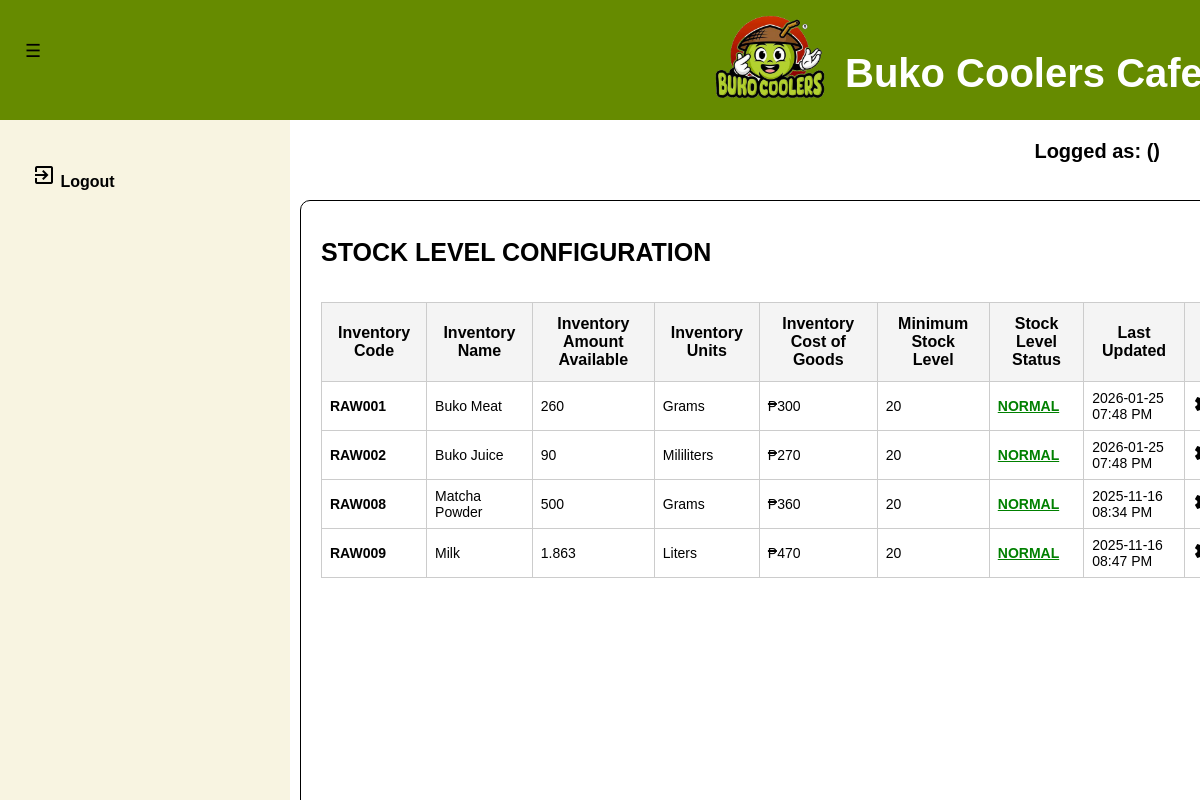
Page /stock_level_config_view.php on the committed database.
### tables this page shows
CREATE TABLE `tbl_inventory` (
  `PK_INVENTORY_ITEM` int(11) NOT NULL,
  `INVENTORY_ITEM_CODE` varchar(10) NOT NULL,
  `INVENTORY_ITEM_NAME` varchar(80) NOT NULL,
  `INVENTORY_ITEM_AMOUNT` float NOT NULL,
  `INVENTORY_ITEM_UNITS` varchar(80) NOT NULL,
  `INVENTORY_ITEM_STOCK_MIN` int(11) NOT NULL DEFAULT 20,
  `INVENTORY_ITEM_COG` int(11) NOT NULL,
  `INVENTORY_ITEM_EXP` date NOT NULL,
  `INVENTORY_ITEM_TIMESTAMP` datetime NOT NULL DEFAULT current_timestamp(),
  `STATUS_INVENTORY_ITEM` varchar(25) NOT NULL DEFAULT 'ACTIVE'
);

### stock_level_config_view.php (the view, shortened to what this page needs)
<?php
    include ('database_connection.php');
    $inventory_search = "SELECT PK_INVENTORY_ITEM, INVENTORY_ITEM_CODE, INVENTORY_ITEM_NAME, SUM(INVENTORY_ITEM_AMOUNT) AS 'INVENTORY_ITEM_AMOUNT', INVENTORY_ITEM_UNITS, INVENTORY_ITEM_STOCK_MIN, INVENTORY_ITEM_COG, DATE_FORMAT(DATE_ADD(INVENTORY_ITEM_TIMESTAMP, INTERVAL 8 HOUR), '%Y-%m-%d %r') AS 'INVENTORY_ITEM_TIMESTAMP' FROM tbl_inventory WHERE STATUS_INVENTORY_ITEM = 'ACTIVE' GROUP BY INVENTORY_ITEM_CODE, INVENTORY_ITEM_NAME";
    $exec_showinventory = mysqli_query($databaseconn, $inventory_search);
?>
<!DOCTYPE html>
    <html lang="en">
    <head>
        <link rel="stylesheet" type="text/css" href="styles/dashboard.css">
        <link rel="stylesheet" type="text/css" href="styles/viewdata_style.css">
        <link rel="stylesheet" type="text/css" href="styles/dashboard_style.css">
    </head>
    <body>
        <div class="main_container">
            <header>
                <div id="navleft" class="show_navleft">
                    <span class="toggle-btn" onclick="toggleNav()">&#9776;</span>
                </div>
                <div class="header-content">
                    <div class="header-left">
                        <img src="templates/designs/logo_nonbg.png" alt="Buko Coolers Logo" class="logo">
                        <h1>Buko Coolers Cafe</h1>
                    </div>
                </div>
            </header>
            <div id="sidenav" class="side_nav">
                <a href="logout_action.php" onclick="return confirm('Are you sure do you want to logout?');"><i class="material-icons">exit_to_app</i> Logout</a>
            </div>
        </div>
        <div class="form_container">
            <h1>STOCK LEVEL CONFIGURATION</h1>
            <div class="table_container_nouppr">
                <div style="overflow-y: auto; height: 470px;">
                    <table class="dataview">
                        <thead>
                            <tr>
                                <th>Inventory Code</th>
                                <th>Inventory Name</th>
                                <th>Inventory Amount Available</th>
                                <th>Inventory Units</th>
                                <th>Inventory Cost of Goods</th>
                                <th>Minimum Stock Level</th>
                                <th>Stock Level Status</th>
                                <th>Last Updated</th>
                                <th>Stock Level Setting</th>
                            </tr>
                        </thead>
                        <tbody id="table_body">
                            <tr>
                                <?php
                                    if (mysqli_num_rows($exec_showinventory) > 0) {
                                        while($row = mysqli_fetch_assoc($exec_showinventory)){
                                            $ret_inventory_id = $row['PK_INVENTORY_ITEM'];
                                            $ret_inventory_code = $row['INVENTORY_ITEM_CODE'];
                                            $ret_inventory_name = $row['INVENTORY_ITEM_NAME'];
                                            $ret_inventory_amt = $row['INVENTORY_ITEM_AMOUNT'];
                                            $ret_inventory_units = $row['INVENTORY_ITEM_UNITS'];
                                            $ret_inventory_min = $row['INVENTORY_ITEM_STOCK_MIN'];
                                            $ret_inventory_cog = $row['INVENTORY_ITEM_COG'];
                                            $ret_inventory_datetime = $row['INVENTORY_ITEM_TIMESTAMP'];
                                            $date_format_convert = date_create($ret_inventory_datetime);
                                            $format_date = date_format($date_format_convert, "Y-m-d");
                                            $time_format_convert = date_create($ret_inventory_datetime);
                                            $format_time = date_format($time_format_convert, "h:i A");
                                            $warning_value = 0.2;
                                            $warning_stock_parameter = $ret_inventory_min + ($ret_inventory_min * $warning_value);
                                            if (fmod($warning_stock_parameter, 1) !== 0.0){
                                                $warning_stock = intval($warning_stock_parameter) + 1;
                                            } else {
                                                $warning_stock = intval($warning_stock_parameter);
                                            }
                                            echo "<tr>";
                                            echo "<td><b>$ret_inventory_code</b></td>";
                                            echo "<td>$ret_inventory_name</td>";
                                            if ($ret_inventory_amt >= 1000 && $ret_inventory_units === "Mililiters"){
                                                $conv_unit_ml = $ret_inventory_amt / 1000;
                                                echo "<td>$conv_unit_ml</td>";
                                            } else if ($ret_inventory_amt >= 1000 && $ret_inventory_units === "Grams") {
                                                $conv_unit_gram = $ret_inventory_amt * 0.001;
                                                echo "<td>$conv_unit_gram</td>";
                                            } else {
                                                echo "<td>$ret_inventory_amt</td>";
                                            }
                                            if ($ret_inventory_amt >= 1000 && $ret_inventory_units === "Mililiters"){
                                                echo "<td>Liters</td>";
                                            } else if ($ret_inventory_amt >= 1000 && $ret_inventory_units === "Grams") {
                                                echo "<td>Kilograms</td>";
                                            } else {
                                                if ($ret_inventory_units === "Grams"){
                                                    echo "<td>Grams</td>";
                                                } else if ($ret_inventory_units === "Mililiters") {
                                                    echo "<td>Mililiters</td>";
                                                } else if ($ret_inventory_units === "Piece") {
                                                    echo "<td>Piece</td>";
                                                }
                                            }
                                            echo "<td>₱" . $ret_inventory_cog . "</td>";
                                            echo "<td>$ret_inventory_min</td>";
                                            if ($ret_inventory_amt <= $ret_inventory_min){
                                                echo "<td style='color: red; font-weight: bold; text-decoration: underline;'>CRITICAL</td>";
                                                $notif_title = "Critical Stock Level Reminder";
                                                $notif_info = $ret_inventory_code . " " . $ret_inventory_name . " has reached its critical threshold of " . $ret_inventory_min . " " . $ret_inventory_units . ".
                                                The current available stock is " . $ret_inventory_amt . " " . $ret_inventory_units . ". Please take appropriate action to avoid insufficient stock of inventory material.";
                                                $notif_title_esc = mysqli_real_escape_string($databaseconn, $notif_title);
                                                $notif_info_esc = mysqli_real_escape_string($databaseconn, $notif_info);
                                                $check_exist_notif = "SELECT * FROM tbl_notifications WHERE NOTIF_TITLE = '$notif_title_esc' AND NOTIF_INFO = '$notif_info_esc'";
                                                $execute_check_notif = mysqli_query($databaseconn, $check_exist_notif);
                                                if (mysqli_num_rows($execute_check_notif) == 0){
                                                    $notif_query = "INSERT INTO tbl_notifications (NOTIF_TITLE, NOTIF_INFO) VALUES ('{$notif_title}','{$notif_info}')";
                                                    $execute_notif = mysqli_query($databaseconn, $notif_query);
                                                }
                                            } else {
                                                 echo "<td style='color: green; font-weight: bold; text-decoration: underline;'>NORMAL</td>";
                                            }
                                            echo "<td>$format_date $format_time</td>";
                                            echo "<td><a href='stock_level_config_modify.php?InventoryID={$ret_inventory_id}' onclick='return confirm(\"Are you sure do you want to confirm change stock level threshold?\");';><i class='material-icons'>settings</i></a></td>";
                                            echo "</tr>";
                                        }
                                    } else {
                                        echo "<tr>
                                            <td colspan='8'>No Inventory Item items found.</td>
                                            </tr>";
                                    }
                                ?>
                            </tr>
                        </tbody>
                    </table>
                </div>
            </div>
        </div>
        <div class="header-right">
            <p>Logged as: <?php echo htmlspecialchars($return_username); ?> (<?php echo htmlspecialchars($return_role); ?>)</p>
    </body>
</html>

### styles/viewdata_style.css (style rules this page uses)
.form_container { position: fixed; top: 200px; left: 300px; padding: 20px; width: 80%; height: 600px; border: 1px solid #000; border-radius: 10px; }
.form_container h1 { text-align: left; font-size: 25px; font-weight: bold; margin-bottom: 20px; }
.dataview a { text-decoration: none; color: black; }
.table_container_nouppr { position: relative; top: 15px; font-size: 16px; }
.form-side a, .table_container_nouppr a { text-decoration: none; color: black; }
.dataview { width: 100%; border-collapse: collapse; }
.dataview thead th { border: 1px solid #ccc; position: sticky; top: 0; background-color: #f4f4f4; z-index: 3; font-size: 16px; }
.dataview th, .dataview td { border: 1px solid #ccc; padding: 12px; text-align: center; }
.dataview td { border: 1px solid #ccc; padding: 8px; text-align: left; font-size: 14px; }

### styles/dashboard_style.css (style rules this page uses)
body, html { overflow-y: auto; overflow-x: hidden; margin: 0; padding: 0; font-family: Arial, sans-serif; background-color: white; height: 100%; }
header { justify-content: space-between; align-items: flex-start; background-color: #668b00; padding: 10px; color: white; height: 100px; width: 100%; }
.header-content { display: flex; justify-content: space-between; align-items: center; }
.header-left { display: flex; align-items: center; }
.header-left .logo { width: 150px; height: auto; margin-top: -60px; margin-left: 685px; margin-right: 0px; }
.header-left h1 { color: white; font-size: 40px; margin-top: 0px; }
.header-right { position: fixed; top: 120px; right: 40px; font-size: 20px; color: black; font-weight: bold; }
.side_nav { height: calc(100vh - 120px); width: 290px; position: fixed; top: 120px; left: 0; background-color: #F8F4E1; overflow-y: auto; overflow-x: hidden; transition: 0.5s; padding-top: 10px; display: flex; flex-direction: column; }
.side_nav a { padding: 33px 8px 8px 32px; text-decoration: none; font-size: 16px; color: black; display: block; transition: 0.5s; font-weight: bold; }
#navleft { width: 290px; transition: margin-left 0.5s; padding: 16px; }
.toggle-btn { position: fixed; top: 30px; left: -5px; z-index: 1; padding: 10px 30px; color: black; cursor: pointer; font-size: 18px; }

### rows in the picture
tbl_inventory: INVENTORY_ITEM_CODE "RAW001", INVENTORY_ITEM_NAME "Buko Meat", ret_inventory_amt "260", INVENTORY_ITEM_UNITS "Grams", INVENTORY_ITEM_COG "300", INVENTORY_ITEM_STOCK_MIN "20", shows "NORMAL", format_date "2026-01-25", format_time "07:48 PM"
tbl_inventory: INVENTORY_ITEM_CODE "RAW002", INVENTORY_ITEM_NAME "Buko Juice", ret_inventory_amt "90", INVENTORY_ITEM_UNITS "Mililiters", INVENTORY_ITEM_COG "270", INVENTORY_ITEM_STOCK_MIN "20", shows "NORMAL", format_date "2026-01-25", format_time "07:48 PM"
tbl_inventory: INVENTORY_ITEM_CODE "RAW008", INVENTORY_ITEM_NAME "Matcha Powder", ret_inventory_amt "500", INVENTORY_ITEM_UNITS "Grams", INVENTORY_ITEM_COG "360", INVENTORY_ITEM_STOCK_MIN "20", shows "NORMAL", format_date "2025-11-16", format_time "08:34 PM"
tbl_inventory: INVENTORY_ITEM_CODE "RAW009", INVENTORY_ITEM_NAME "Milk", conv_unit_ml "1.863", INVENTORY_ITEM_UNITS "Liters", INVENTORY_ITEM_COG "470", INVENTORY_ITEM_STOCK_MIN "20", shows "NORMAL", format_date "2025-11-16", format_time "08:47 PM"
